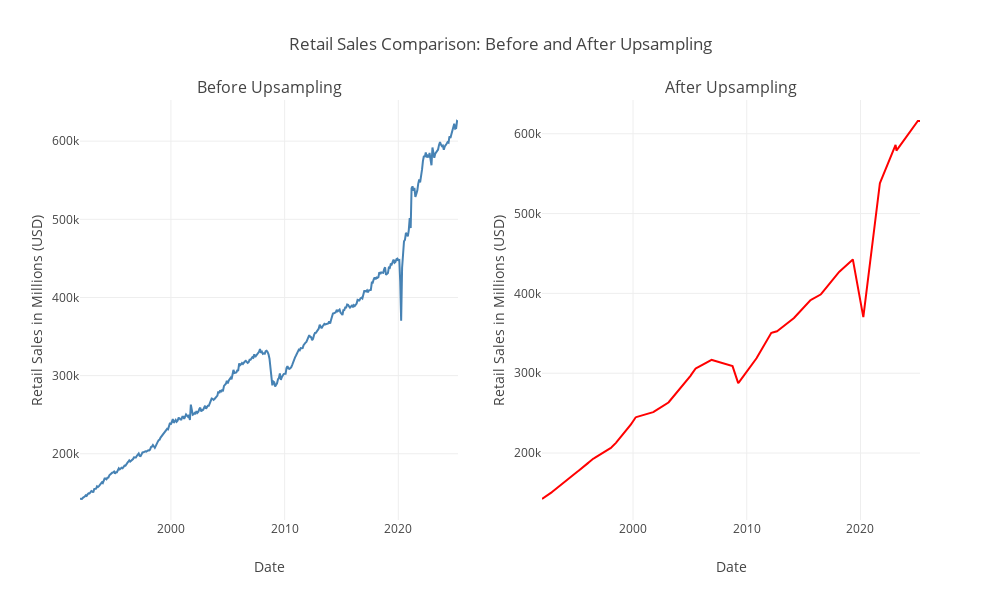

Notebook code cell kept with this figure:
### Code cell
#visualize our dataset with plotly for interactivity 

#create a subplot of 1 row, 2 columns
fig = make_subplots(rows = 1, cols = 2, subplot_titles = ('Before Upsampling', 'After Upsampling'))

# a) plot for before upsampling 

fig.add_trace(
    go.Scatter(
        x = df.index,
        y = df[df.columns[0]],
        mode = 'lines',
        line = dict(color = 'steelblue')
    ),
    row = 1, col = 1
)

# b) plot after upsampling

fig.add_trace(
    go.Scatter(
        x = df_biweekly.index,
        y = df_biweekly[df_biweekly.columns[0]],
        mode = 'lines',
        line = dict(color = 'red')
    ),
    row = 1, col = 2
)

fig.update_layout(
    width = 1000,
    height = 600,
    xaxis_title = 'Date',
    yaxis_title = 'Retail Sales in Millions (USD)',
    title_text = 'Retail Sales Comparison: Before and After Upsampling',
    showlegend = False
)

fig.update_xaxes(title_text = 'Date', row = 1, col = 1)
fig.update_yaxes(title_text = 'Retail Sales in Millions (USD)', row = 1, col = 1)

fig.update_xaxes(title_text = 'Date', row = 1, col = 2)
fig.update_yaxes(title_text = 'Retail Sales in Millions (USD)', row = 1, col = 2)

fig.show()

### Figure 1 — Plotly figure (JSON) as saved in the notebook; plotly's stock layout.template omitted (floating-point values rounded to 4 significant figures; data arrays with more than 128 entries replaced by an {"elided": "..."} marker saying what was removed)
{"data": [{"line": {"color": "steelblue"}, "mode": "lines", "type": "scatter", "x": {"elided": "400 str values"}, "xaxis": "x", "y": {"elided": "400 int values"}, "yaxis": "y"}, {"line": {"color": "red"}, "mode": "lines", "type": "scatter", "x": {"elided": "868 str values"}, "xaxis": "x2", "y": {"elided": "868 float values"}, "yaxis": "y2"}], "layout": {"annotations": [{"font": {"size": 16}, "showarrow": false, "text": "Before Upsampling", "x": 0.225, "xanchor": "center", "xref": "paper", "y": 1, "yanchor": "bottom", "yref": "paper"}, {"font": {"size": 16}, "showarrow": false, "text": "After Upsampling", "x": 0.775, "xanchor": "center", "xref": "paper", "y": 1, "yanchor": "bottom", "yref": "paper"}], "height": 600, "showlegend": false, "title": {"text": "Retail Sales Comparison: Before and After Upsampling"}, "width": 1000, "xaxis": {"anchor": "y", "domain": [0, 0.45], "title": {"text": "Date"}}, "xaxis2": {"anchor": "y2", "domain": [0.55, 1], "title": {"text": "Date"}}, "yaxis": {"anchor": "x", "domain": [0, 1], "title": {"text": "Retail Sales in Millions (USD)"}}, "yaxis2": {"anchor": "x2", "domain": [0, 1], "title": {"text": "Retail Sales in Millions (USD)"}}}}
